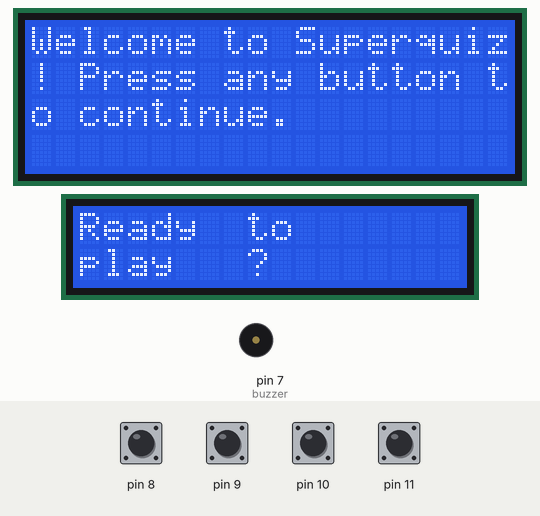
Bench run of a sketch on a simulated Arduino Uno, built with avr-gcc and run on an emulated ATmega328P. Parts: 20×4 character LCD, 16×2 character LCD, buzzer (waves = sounding). Inputs (shaded band) come from the test bench; at power-on: pin 8–11 HIGH.

Above: at 1.3 s.
1.4 s: pin 8 pulled LOW for 0.15 s
At 3.5 s:
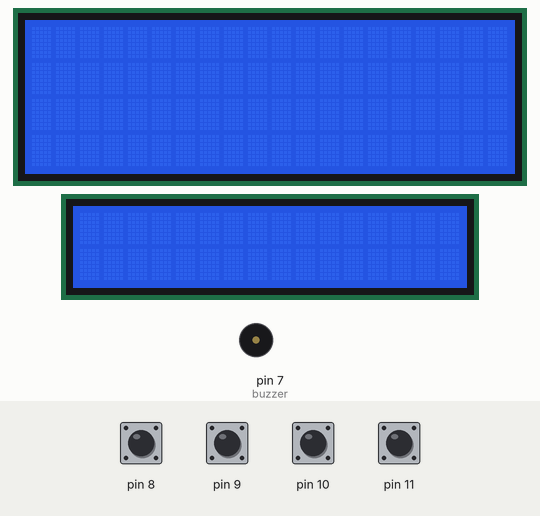
4.5 s: pin 9 pulled LOW for 0.15 s
At 5.5 s:
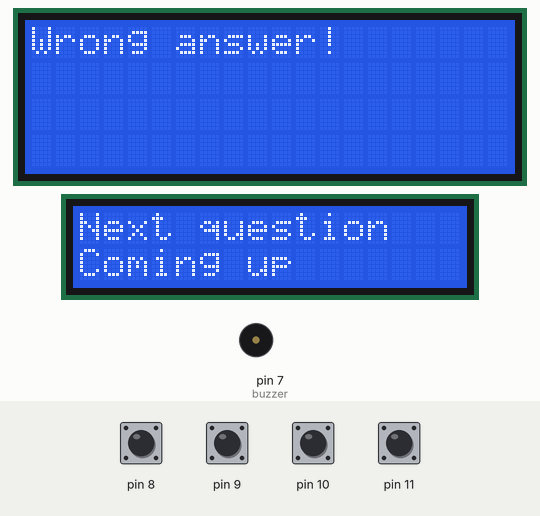
7.6 s: pin 11 pulled LOW for 1 s
At 8.25 s:
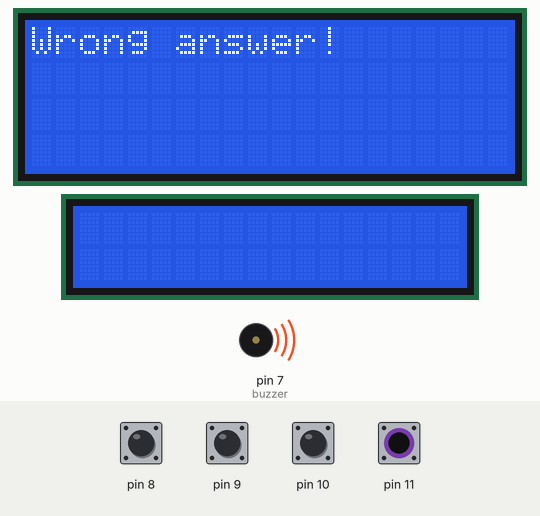
11.6 s: pin 10 pulled LOW for 0.15 s
At 13.3 s:
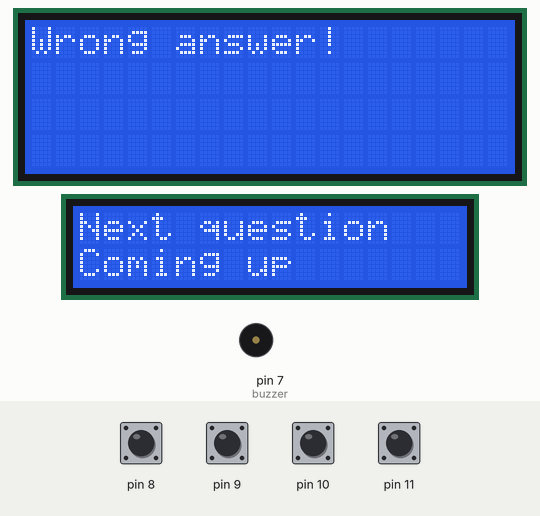
14.7 s: pin 9 pulled LOW for 1 s
At 16.9 s:
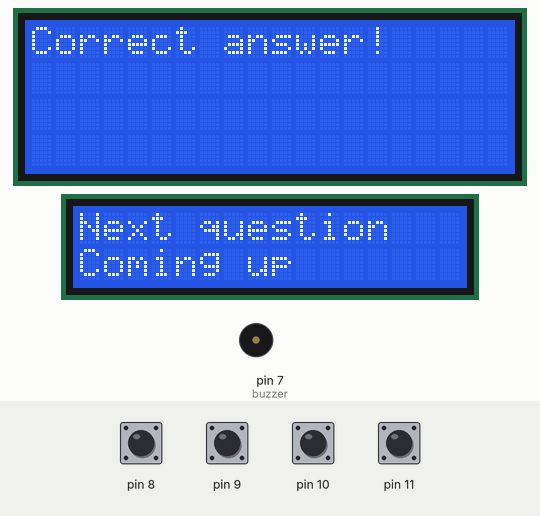
20.2 s: pin 11 pulled LOW for 0.15 s
At 24.1 s:
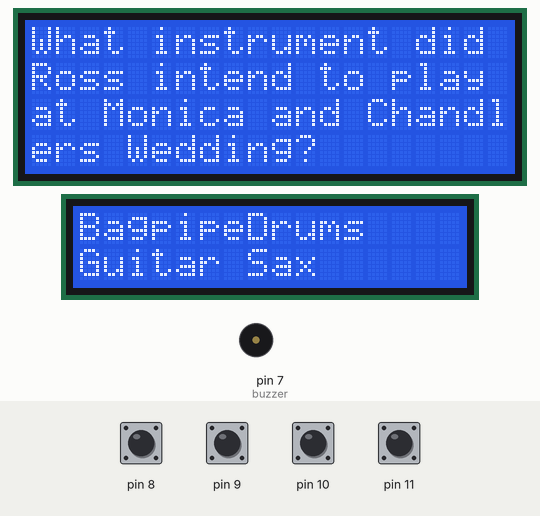
Timing chart, 0 to 24.3 s (numbered marks = the images above; inputs shaded):
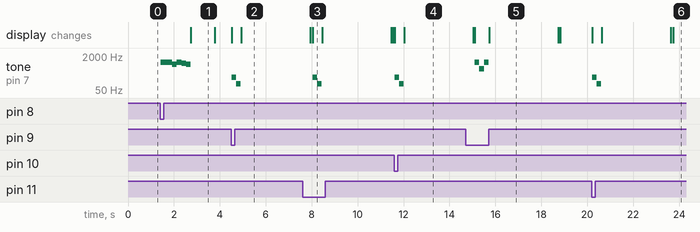

Measured:
- after the input at 1.4 s, tone on pin 7 (buzzer): plays 1000 Hz for 0.50 s, 800 Hz for 0.20 s, 1000 Hz for 0.20 s, 900 Hz for 0.20 s, 800 Hz for 0.20 s, starting at once; the display: changes after 1.3 s (image 1)
- after the input at 4.5 s, tone on pin 7 (buzzer): silent → 200 Hz at once, → 100 Hz 0.20 s later, → silent 0.20 s later; the display: first changes at once (image 2 shows a later state)
- after the input at 7.6 s, tone on pin 7 (buzzer): silent → 200 Hz after 0.44 s, → 100 Hz 0.20 s later, → silent 0.20 s later; the display: first differs from a run without the input after 0.44 s (image 3)
- after the input at 11.6 s, tone on pin 7 (buzzer): silent → 200 Hz at once, → 100 Hz 0.20 s later, → silent 0.20 s later; the display: first changes at once (image 4 shows a later state)
- after the input at 14.7 s, tone on pin 7 (buzzer): silent → 1000 Hz after 0.41 s, → 500 Hz 0.20 s later, → 1000 Hz 0.20 s later, → silent 0.20 s later
- after the input at 20.2 s, tone on pin 7 (buzzer): silent → 200 Hz at once, → 100 Hz 0.20 s later, → silent 0.20 s later; the display: first changes at once (image 6 shows a later state)
- what the display in image 1 shows lasts 1.1 s, from 2.7 s to 3.8 s

The sketch:

Superquiz.ino
```cpp
#include <LiquidCrystal_I2C.h>
LiquidCrystal_I2C lcd (0x27, 20, 4); //Define 20x4 LCD
LiquidCrystal_I2C lcd2 (0x26, 16, 2); //Define 16x2 LCD

int buttonPressed = 0; //int for which button is pressed.
int welcome = 0; //Set welcome to 0 to display welcome message.
int questionNum = 0; //Define question number.
int totalQuestions = 12; //Set question amount plus 2 for game messages.
int score = 0; //Keep score.
int buzzer = 7; //Buzzer pin.
int answer = 0;
bool doQuestion = false;

void setup() {
//Define buzzer.
  pinMode(buzzer, OUTPUT);
//Define button pins.
  pinMode(8, INPUT_PULLUP);
    pinMode(9, INPUT_PULLUP);
      pinMode(10, INPUT_PULLUP);
        pinMode(11, INPUT_PULLUP);

//Start serial
  Serial.begin(9600);

//Initalise both lcd screens.
    lcd.init();
      lcd.backlight();
        lcd2.init();
          lcd2.backlight();

}

//Question structure - Question, answer one, answer two, answer three, answer four, correct answer button.
const char * const Question[12][6]= {
{"Welcome to Superquiz! Press any button to continue.", "Ready", "to", "play", "?", "1" },
{ "Game Over", "Your score is:", "1" },
{ "How many seasons of Friends were there?", "1", "4", "6", "10", "4" },
{ "Who pees on Monica after she is stung by a jelly fish?", "Chandler", "Rachel", "Joey", "Pheobe", "3" },
{ "Ross says whos name at the altar in london?", "Rachel", "Pheobe", "Monica", "Emily", "1" },
{ "How many sisters does joey have?", "5", "7", "2", "0", "2" },
{ "What is the name of Joeys character in the commercial for opening milk carton", "Mike", "Tommy", "Kevin", "Drake", "3" },
{ "What instrument did Ross intend to play at Monica and Chandlers Wedding?", "Bagpipe", "Drums", "Guitar", "Sax", "1" },
{ "What is Chandlers middle name?", "Nora", "Muriel", "Charles", "Francis", "2" },
{ "Who was Monicas first kiss?", "Chandler", "Pete", "Ross", "Richard", "3" },
{ "Chick Jr and Duck Jr get stuck in what?", "Toilet", "Foosball", "Bin", "Fridge", "2" },
{ "Who famously said PIVOT?", "Rachel", "Joey", "Monica", "Ross", "4" }
};

//Function for displaying on lcds.
void doDisplay(int Q){
  String mainLCD = Question[Q][0];
  String A1 = Question[Q][1];
  String A2 = Question[Q][2];
  String A3 = Question[Q][3];
  String A4 = Question[Q][4];
//Split question string between total lines and print on appropriate line.
  int stringStart = 0;
  int stringEnd = 20;


  for(int lcdLine = 0; lcdLine <= 3; lcdLine++){
    String displayString = mainLCD.substring(stringStart, stringEnd);//Create substring from main string within 20 chars.
          lcd.setCursor(0,lcdLine); //Set lcd line to required line.
          lcd.print(displayString); //Print 20 char substring.
              stringStart = stringEnd; //New substring start position is string end.
              stringEnd = stringEnd+20; //Add 20 to stringEnd to start the next 20 chars.

  }
  //Set answer screen.
  lcd2.setCursor(0, 0);
  lcd2.print(A1); //Print answer 1.
    lcd2.setCursor(7, 0);
    lcd2.print(A2); //Print answer 2.
      lcd2.setCursor(0, 1);
      lcd2.print(A3); //Print answer 3.
          lcd2.setCursor(7, 1);
          lcd2.print(A4); //Print answer 4.
}

//Sound function.
void playSound(int doSound){
  switch (doSound){
    //Current answer sound.
    case 0:
    tone(buzzer,1000);
      delay(200);
    tone(buzzer,500);
      delay(200);
    tone(buzzer,1000);
      delay(200);
        noTone(buzzer);
    break;

    //Wrong answer sound.
    case 1:
    tone(buzzer,200);
      delay(200);
        noTone(buzzer);
    tone(buzzer,100);
      delay(200);
        noTone(buzzer);
    break;

    //Intro / gameover sound.
    case 2:
    tone(buzzer,1000);
      delay(500);
        noTone(buzzer);
    tone(buzzer,800);
      delay(200);
        noTone(buzzer);
    tone(buzzer,1000);
      delay(200);
        noTone(buzzer);
    tone(buzzer,900);
      delay(200);
    tone(buzzer,800);
      delay(200);
        noTone(buzzer);
    break;
  }
}

//Function to run on end of game.
void doEnd(){
  lcd.setCursor(0,0);
  lcd.print("Game over");
    lcd.setCursor(0,1);
    lcd.print("Your score is:");
      lcd.setCursor(0,2);
      lcd.print(score);
        lcd.setCursor(0,3);
        lcd.print("Restarting in 5..");
      delay(1000);
        lcd.setCursor(0,3);
        lcd.print("Restarting in 4..");
      delay(1000);
        lcd.setCursor(0,3);
        lcd.print("Restarting in 3..");
      delay(1000);
        lcd.setCursor(0,3);
        lcd.print("Restarting in 2..");
      delay(1000);
        lcd.setCursor(0,3);
        lcd.print("Restarting in 1..");
      delay(1000);
      //Reset game.
      welcome = 0;
      questionNum = 0;
      buttonPressed = 0;
      score = 0;
        lcd.clear();
          lcd2.clear();
      doDisplay(0);
}


//Function for if answer is correct.
void doAnswer(int a){
      lcd.clear(); //Clear lcd one
      lcd2.clear(); //Clear lcd two
      lcd.setCursor(0,0);
        if(a==1){
          lcd.print("Correct answer!");
          score++;
          playSound(0);
        }
          else{
            lcd.print("Wrong answer!");
            playSound(1);
            }
              lcd2.print("Next question"); //Print on lcd two
              lcd2.setCursor(0,1); //Set second row on lcd two.
              lcd2.print("Coming up"); //Print on lcd two.
              buttonPressed=0; //Reset stored button press value.

              delay(3000); //Delay 3 seconds so user can read screen.
              lcd.clear(); //Clear lcd one.
              lcd2.clear(); //Clear lcd two.
              questionNum++; //Move to next question.
              doQuestion = true; //Set doQuestion to true to display the next question.
}

void doButtons(){
  if(buttonPressed > 0 && welcome==0){ //If any button pressed.
  playSound(2);
      welcome=1; //Set welcome to 1 to show we have passed this stage.
      doQuestion = true;//Set first question
      lcd.clear(); //Clear lcd one.
      lcd2.clear(); //Clear lcd two.
      buttonPressed=0; //Reset button press.
      delay(1000); //Delay for one second.

  }
 else{
  if(buttonPressed > 0){ //As we reset button to 0, make sure it is more than 0.
        if(buttonPressed==answer){
            doAnswer(1); //Call answerCorrect function.
        }
        else{
           doAnswer(0);
        }
  }
 }

}

void loop() {
  if(questionNum +2 >= totalQuestions){ //Check if quiz should end, add 2 to question number to allow for game messages.
      doEnd();
  }
  else{
    if(welcome == 0){
         doDisplay(0); //Display first value from question array (Welcome message).
     }

    else{
      while(doQuestion){ //While do question is true.
        int showQuestion = questionNum +2; //showQuestion is question + 2 for game messages.
        doDisplay(showQuestion); //Display the question.
            answer = atoi(Question[showQuestion][5]); //Define the answer.
          doQuestion=false; //doQuestion is false because question is displayed.


    }
  }
}
    //Read button inputs.
    int b1 = digitalRead(8);
    int b2 = digitalRead(9);
    int b3 = digitalRead(10);
    int b4 = digitalRead(11);

    //Assign button inputs to an number, 1-4
    if(b1==0){buttonPressed=1;}
      if(b2==0){buttonPressed=2;}
        if(b3==0){buttonPressed=3;}
          if(b4==0){buttonPressed=4;}

   //Call doButton function which checks button press compared to answer.
  doButtons();


}
```
